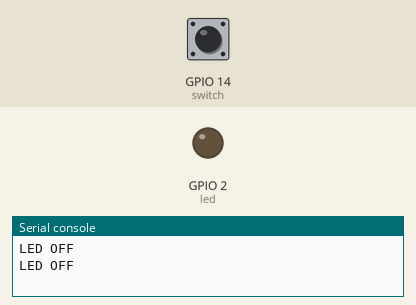
Recording of a program running on a simulated ESP32 board running MicroPython. Parts: output pins drawn as LEDs (lit = HIGH), the last lines printed to the serial console. The test bench sets the inputs (shaded band); at power-on: GPIO 14 (switch) HIGH.

Above: at 1.2 s.
1.3 s: GPIO 14 (switch) pulled LOW for 1.2 s
At 2.8 s:
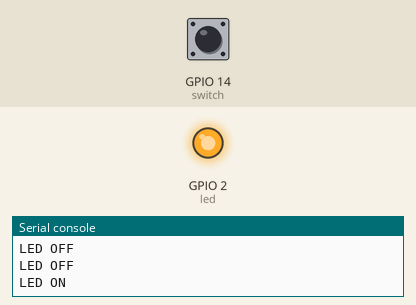
4.5 s: GPIO 14 (switch) pulled LOW for 3.2 s
At 9.1 s:
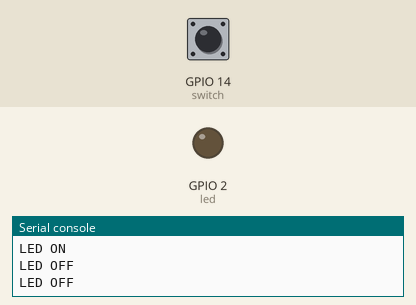
Timing chart, 0 to 10.6 s (numbered marks = the images above; inputs shaded):
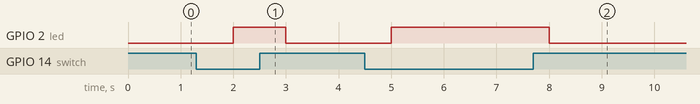

Measured:
- after the input at 1.3 s, GPIO 2 (led): LOW → HIGH after 0.70 s, → LOW 1.0 s later
- after the input at 4.5 s, GPIO 2 (led): LOW → HIGH after 0.50 s, → LOW 3.0 s later

The program:

blinkled.py
```python
from machine import Pin
import time

LED_PIN = 2
SWITCH_PIN = 14 #switch GPIO

led = Pin(LED_PIN, Pin.OUT)
switch = Pin(SWITCH_PIN, Pin.IN, Pin.PULL_UP)

while True:
    if switch.value() == 0:
        led.value(1)
        print("LED ON")
    else:
        led.value(0)
        print("LED OFF")
    time.sleep(1)
```
